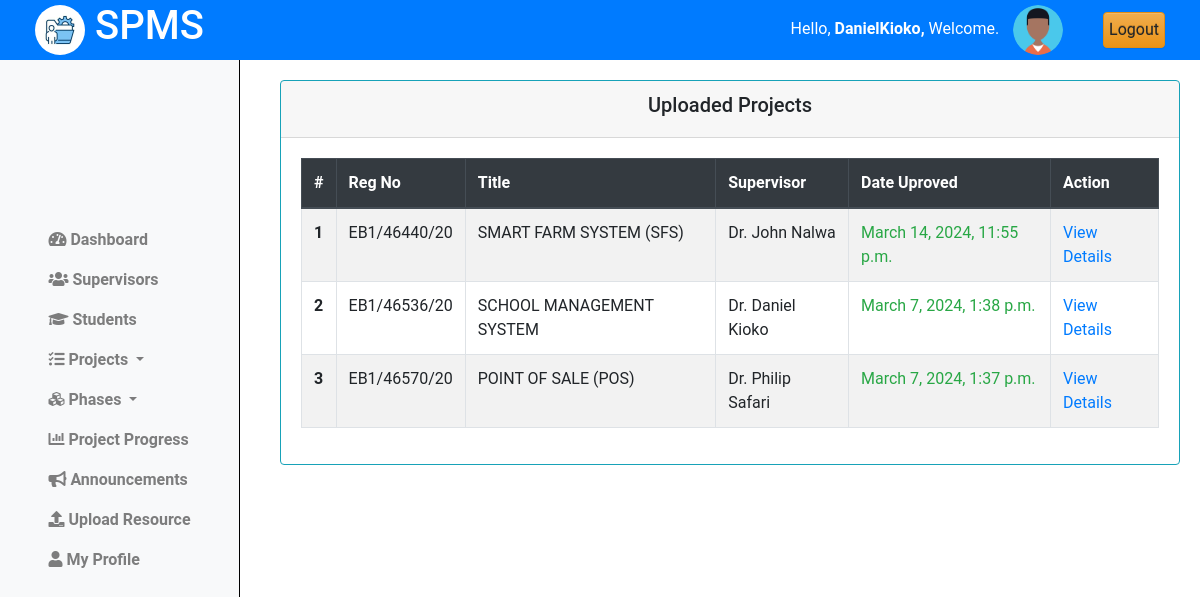
/projects/approved/ (signed in), run on an earlier commit of the app's database.
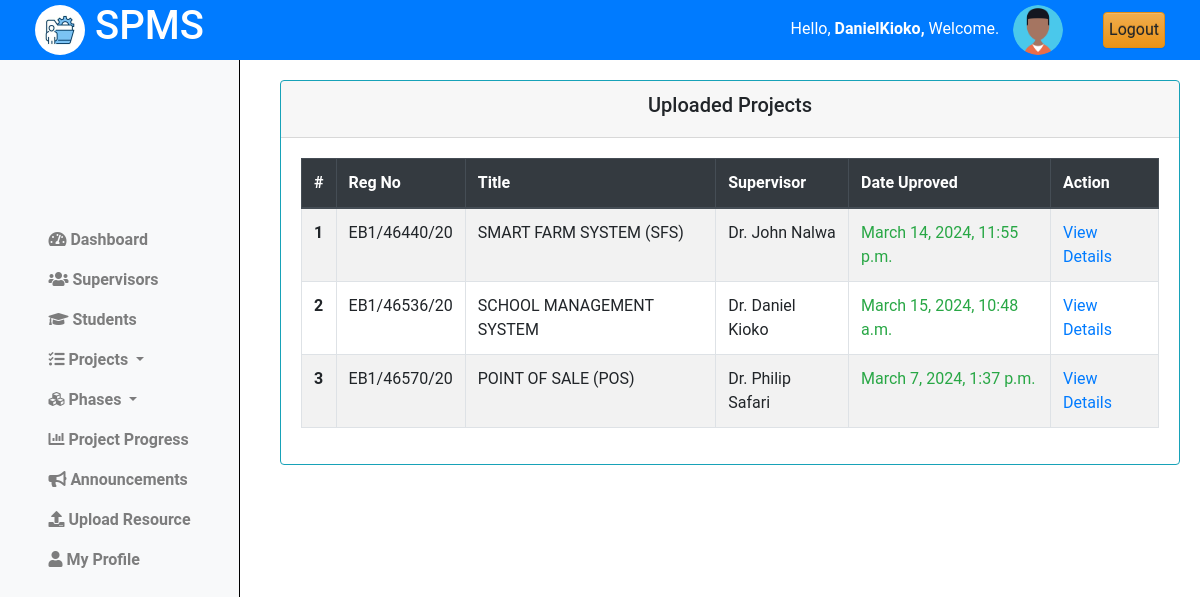
And on a later commit of the database.
### projectsApp/models.py (models this page shows, shortened)
class Projects(models.Model):
    student = models.ForeignKey(Student, on_delete=models.CASCADE)
    title = models.CharField(max_length=255)
    description = models.TextField()
    objectives = models.TextField()
    lecturer = models.ForeignKey(Lecturer, on_delete=models.SET_NULL, null=True, blank=True)
    status = models.CharField(max_length=50, choices=[
        ('pending', 'Pending'),
        ('approved', 'Approved'),
        ('rejected', 'Rejected')
    ], default='pending')
    created_at = models.DateTimeField(auto_now_add=True)
    updated_at = models.DateTimeField(auto_now=True)

class Student(models.Model):
    regno = models.CharField(max_length=255, unique=True)
    email = models.EmailField(max_length=255, unique=True)
    name = models.CharField(max_length=255)
    phone_number = models.IntegerField(null=True, blank=True)
    intake_year = models.PositiveSmallIntegerField(default=2024)
    password = models.CharField(max_length=128, null=False, blank=False)
    user_id = models.AutoField(primary_key=True)
    last_login = models.DateTimeField(blank=True, null=True)
    USERNAME_FIELD = 'email'
    REQUIRED_FIELDS = ['regno', 'name', 'phone_number']
    class Meta:
        db_table = "students"

class Lecturer(models.Model):
    email = models.EmailField(max_length=255, unique=True, blank=False)
    name = models.CharField(max_length=255)
    phone = models.IntegerField(null=True, blank=True)
    password = models.CharField(max_length=128, null=False, blank=False)
    user_id = models.AutoField(primary_key=True)
    last_login = models.DateTimeField(blank=True, null=True)
    USERNAME_FIELD = 'email'
    REQUIRED_FIELDS = ['name', 'phone']
    class Meta:
        db_table = "Lecturers"

### projectsApp/AccessControl.py (the view)
    @login_required
    def wrapper(request, *args, **kwargs):
        if not isinstance(request.user, Coordinator):
            return redirect('cordinator_login')
        return function(request, *args, **kwargs)

### projectsApp/AccessControl.py (called while the page is built)
def coordinator_required(function):
    @login_required
    def wrapper(request, *args, **kwargs):
        if not isinstance(request.user, Coordinator):
            return redirect('cordinator_login')
        return function(request, *args, **kwargs)
    return wrapper

### projectsApp/views.py (called while the page is built)
@coordinator_required
def approved_titles(request):
    projects = Projects.objects.filter(status="Approved").order_by('-created_at')
    for i,project in enumerate(projects):
        project.index = i+1
        student = project.student
        project.reg_number = student.regno
    context = {
        'projects':projects,
        }
    return render(request, 'cordinator/approved_titles.html', context)

### projectsApp/templates/cordinator/approved_titles.html
{% extends 'base_cord.html' %}
{% load static %}
{% block content %}
{% include 'column1_cord.html' %}
<div class="content">
    <div class="container-fluid">
        <div class="row">
            <div class="card border-info">
                <div class="card-header text-center">
                    <h5>Uploaded Projects</h5>
                </div>
                <div class="card-body">
                    <table class="table table-bordered table-hover  table-striped border-info">
                        <thead class="thead-dark">
                            <tr>
                                <th scope="col">#</th>
                                <th scope="col">Reg No</th>
                                <th scope="col">Title</th>
                                <th scope="col">Supervisor</th>
                                <th scope="col">Date Uproved</th>
                                <th scope="col">Action</th>
                            </tr>
                        </thead>
                        <tbody>
                            {% if projects.exists %}
                                {% for project in projects %}
                                    <tr>
                                        <th scope="row">{{project.index}}</th>
                                        <td>{{project.reg_number|upper}}</td>
                                        <td>{{project.title|upper}}</td>
                                        <td>{{project.lecturer.name|title}}</td>
                                        <td class="text-success">{{project.updated_at}}</td>
                                        <td><a href="{% url "view_project_details" project.id %}"> View Details </a></td>
                                    </tr>
                                {% endfor %}
                            {% else %}
                                <tr>
                                    <td colspan="6" class="text-center text-danger">No approved projects found.</td>
                                </tr>
                            {% endif %}
                        </tbody>
                    </table>
                </div>
            </div>
        </div>
    </div>
</div>
<link rel="stylesheet" href="{% static 'css/mystudents.css' %}">
{% endblock %}

What changed in the data, as far as the page shows it:
changed Projects "SCHOOL MANAGEMENT SYSTEM": updated_at "March 7, 2024, 1:38 p.m." → "March 15, 2024, 10:48 a.m."
